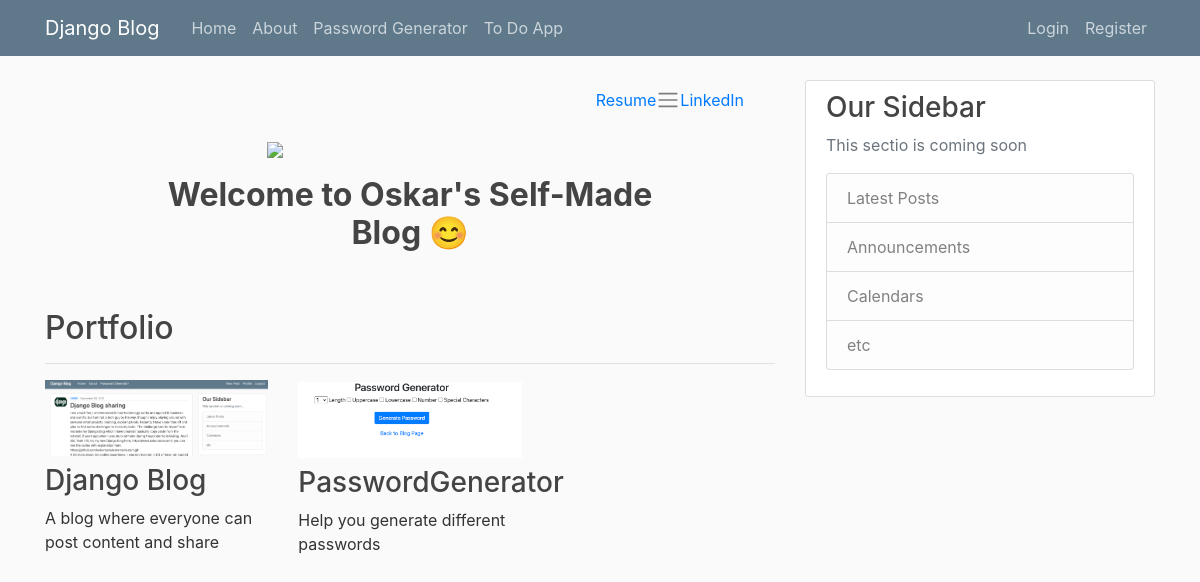
The page /about/ on the database its author committed.
### blog/models.py (models this page shows, shortened)
class Project(models.Model):
          title = models.CharField(max_length = 100)
          description = models.CharField(max_length = 250)
          image = models.ImageField(upload_to = 'portfolio/images/')
          url = models.URLField(blank= True)

### blog/views.py (the view)
# urls.py: path("about/", views.about, name = 'blog-about'),
def about(request):
          projects = Project.objects.all()
          return render(request,'blog/about.html', {'projects': projects})

### blog/templates/blog/about.html
{% extends "blog/base.html"%}
{% load static %}
{% block content%}
<nav id="topNav" class="navbar navbar-expand-md navbar-light">
          <div class="container">
            <div class="collapse navbar-collapse text-center" id="navbarNav">
              <ul class="navbar-nav ml-auto">
                <li class="nav-item">
                  <a class="nav-brand" href="{% static 'blog/oskar_resume.pdf' %}">Resume</a>
                </li>
                <span class="navbar-toggler-icon"></span>
                <li class="nav-item">
                  <a class="nav-brand" href="https://www.linkedin.com/in/tencentcloudoskar/" target="_blank">LinkedIn</a>
                </li>
              </ul>
            </div>
          </div>
</nav>
<div class="row justify-content-center my-3">
          <div class="col-5">
            <img src="{% static 'blog/Oskar_photo.jpeg' %}" class="img-fluid">
          </div>
        </div>
        <div class="row justify-content-center mb-3">
          <div class="col-md-9 text-center">
            <h2 id="hometext" class="font-weight-bold"> Welcome to Oskar's Self-Made Blog 😊</h2>
          </div>
        </div>
        <h2 class="mt-5">Portfolio</h2>
        <hr>
        <div class="row">
          {% for project in projects %}
          <div class="col-lg-4 col-md-6">
            {% if project.url %}
            <a href="{{ project.url }}">
              <img src="{{ project.image.url }}" class="img-fluid mb-2">
            </a>
            {% else %}
            <img src="{{ project.image.url }}" class="img-fluid mb-2">
            {% endif %}
            <h3>{{ project.title }}</h3>
            <p>{{ project.description }}</p>
          </div>
          {% endfor %}
        </div>
 {% endblock content%}

### blog/static/blog/main.css (style rules this page uses)
body { background: #fafafa; color: #333333; margin-top: 5rem; }
h1, h2, h3, h4, h5, h6 { color: #444444; }
ul { margin: 0; }

### rows shown on the page
Project: image (picture), title "Django Blog", description "A blog where everyone can post content and share"
Project: image (picture), title "PasswordGenerator", description "Help you generate different passwords"
